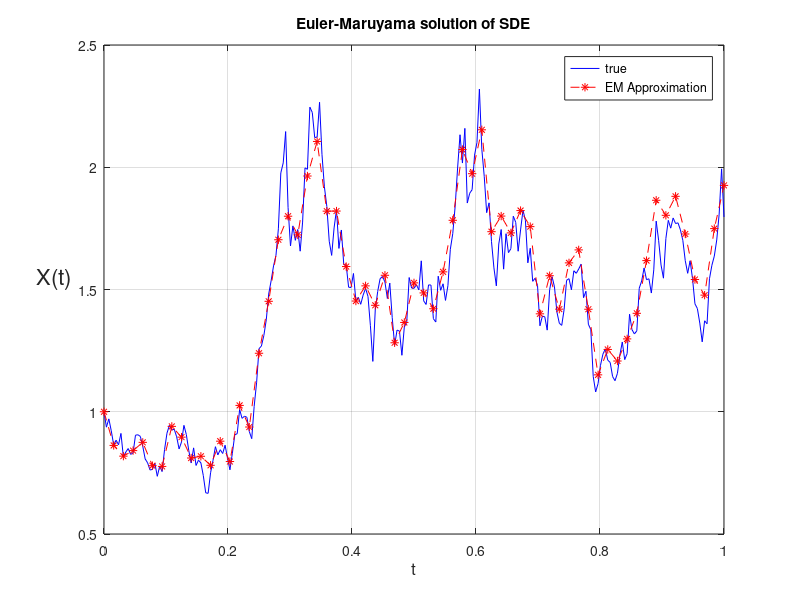

MATLAB code to generate this figure:
function em ( seed )

%*****************************************************************************80
%
%% EM applies the Euler-Maruyama method to a linear SDE.
%
%  Discussion:
%
%    The SDE is 
%
%      dX = lambda * X dt + mu * X dW,   
%      X(0) = Xzero,
%
%    where 
%
%      lambda = 2,
%      mu = 1,
%      Xzero = 1.
%
%    The discretized Brownian path over [0,1] uses
%    a stepsize dt = 2^(-8).
%
%    The Euler-Maruyama method uses a larger timestep Dt = R*dt,
%    where R is an integer.  For an SDE of the form
%
%      dX = f(X(t)) dt + g(X(t)) dW(t)
%
%    it has the form
%
%      X(j) = X(j-1) + f(X(j-1)) * Dt + g(X(j-1)) * ( W(j*Dt) - W((j-1)*Dt) )
%
%  Modified:
%
%    26 September 2006
%
%  Author:
%
%    Desmond Higham
%
%  Reference:
%
%    Desmond Higham,
%    An Algorithmic Introduction to Numerical Simulation of
%    Stochastic Differential Equations,
%    SIAM Review,
%    Volume 43, Number 3, September 2001, pages 525-546
%
%  Parameters:
%
%    Input, integer SEED, a seed for the random number generator.
%
  if ( nargin < 1 )
    seed = 123456789;
    fprintf ( 1, '  Using default value of SEED = %d\n', seed );
  end
%
%  Initialize the random number generator.
%
  rng ( seed )
%
%  Set problem parameters.
%
  lambda = 2.0;
  mu = 1.0;
  xzero = 1.0;
%
%  Set stepping parameters.
%
  tmax = 1.0;
  n = 2^8;
  dt = tmax / n;
%
%  Compute the Brownian increments.
%
  dw = sqrt ( dt ) * randn ( 1, n );
%
%  Sum the Brownian increments.
%
  w = cumsum ( dw );
%
%  Compute the discretized Brownian path.
%
  xtrue = xzero * exp ( ( lambda - 0.5 * mu^2 ) * ( [dt:dt:tmax] ) + mu * w ); 
%
%  Set:
%  R, the multiplier for the EM step, 
%  Dt, the EM stepsize,
%  L, the number of EM steps.
%
  r = 4;
  dt2 = r * dt;
  l = n / r;
%
%  Preallocate Xem for efficiency.
%
  xem = zeros ( 1, l );
  xtemp = xzero;
  for j = 1 : l
    winc = sum ( dw ( r*(j-1)+1 : r*j ) ); 
    xtemp = xtemp + dt2 * lambda * xtemp + mu * xtemp * winc;
    xem(j) = xtemp;
  end

  emerr = abs ( xem(end) - xtrue(end) );
  fprintf ( 1, '\n' );
  fprintf ( 1, 'EM:\n' );
  fprintf ( 1, '  Xem(Tfinal) - Xtrue(Tfinal) = %g\n', emerr );
%
%  Plotting.
%
  plot ( [0:dt:tmax], [xzero, xtrue ], 'b-' );
  hold on
  plot ( [0:dt2:tmax], [xzero,xem], 'r--*' )
  legend ( 'true', 'EM Approximation' )
  hold off
  xlabel ( 't', 'FontSize', 12 )
  ylabel ( 'X(t)', 'FontSize', 16, 'Rotation', 0, 'HorizontalAlignment', 'right' )
  title ( 'Euler-Maruyama solution of SDE' )
  grid on

  filename = 'em.png';
  print ( '-dpng', filename )
  fprintf ( 1, '\n' );
  fprintf ( 1, '  Plot saved as "%s"\n', filename );

  return
end
